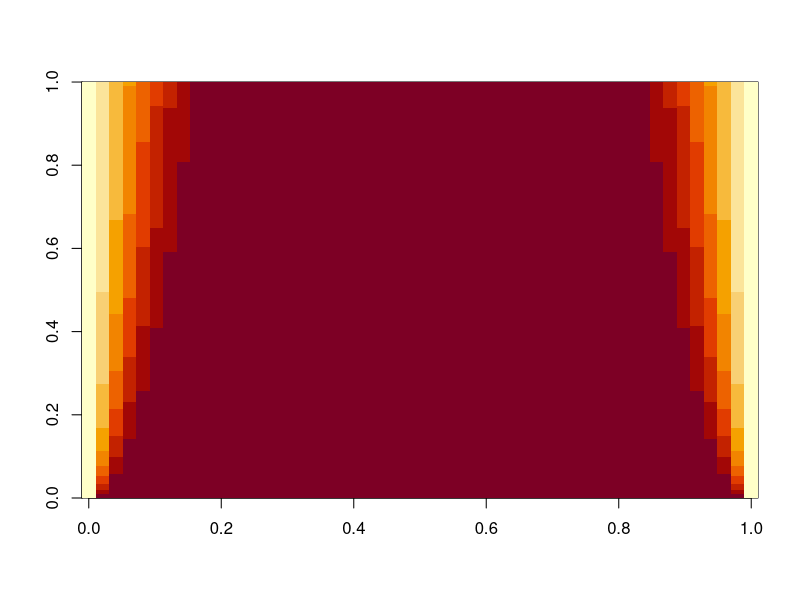

R code for this plot:
##Author -- Nathan Wycoff
##Description -- An implementation of the finite difference method to 
##integrate the PDE's found in On the Spatial Spread of the Grey Squirrel in Britain by Okubo et al.

##Problem Parameters
time_interval <- c(0,10)
dist_interval <- c(0,50)

#Solver Parameters
delta_t <- 0.001
delta_x <- 1

#Initialization Variables
x_size <- (dist_interval[2] - dist_interval[1]) / delta_x#How many x (rows) do we have?
t_size <- (time_interval[2] - time_interval[1]) / delta_t#How many t (cols) do we have?
S <- matrix(rep(0, x_size * t_size), nrow = x_size)#Initialize a matrix of zeros

#Enforce boundary and initial conditions
S[2:49,1] <- 1#Enforce Initial Conditions, point mass at 25
S[1,1] <- 0# Boundary Condition on one end
S[50,1] <- 0# Boundary Condition on the other

#Do iterations
for (j in 1:(t_size-1)) {
  for (i in 2:(x_size-1)) {
    S[i,j+1] <- S[i,j] + (delta_t / delta_x^2) * (S[i+1,j] - 2 * S[i,j] + S[i-1,j])
  }
}

image(S)
